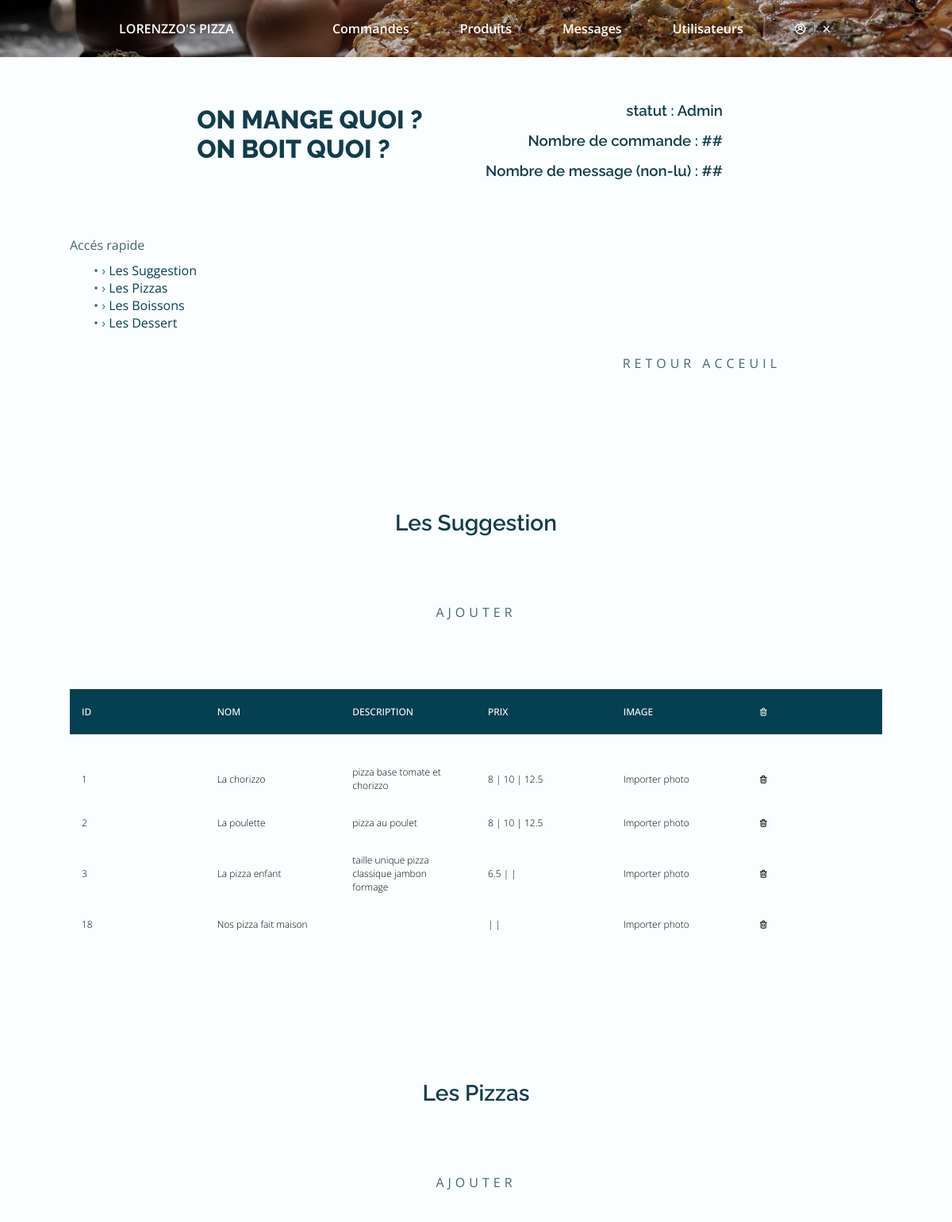
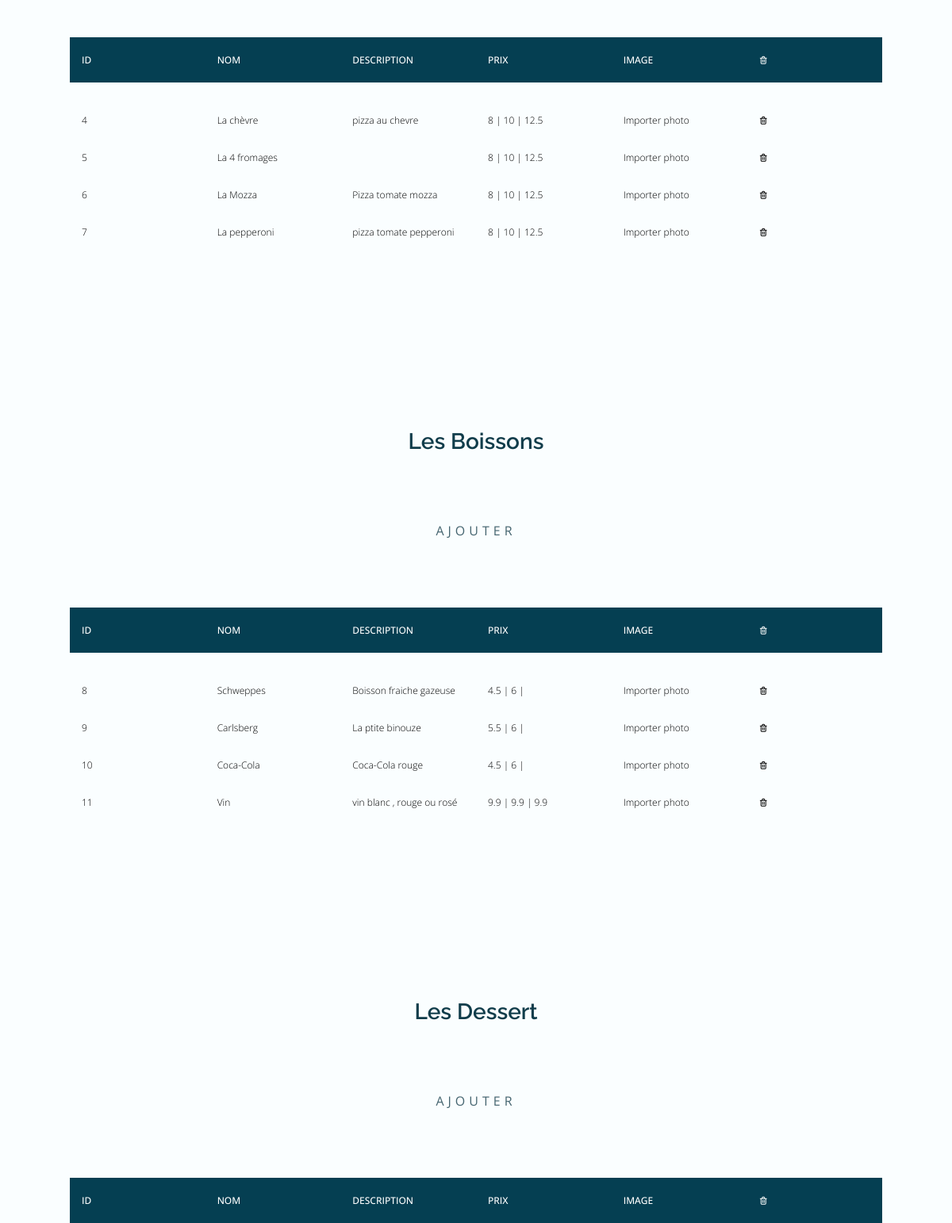
/admin-modifier-produit.php (upper part), run on an earlier commit of the app's database (2 pictures, top to bottom).
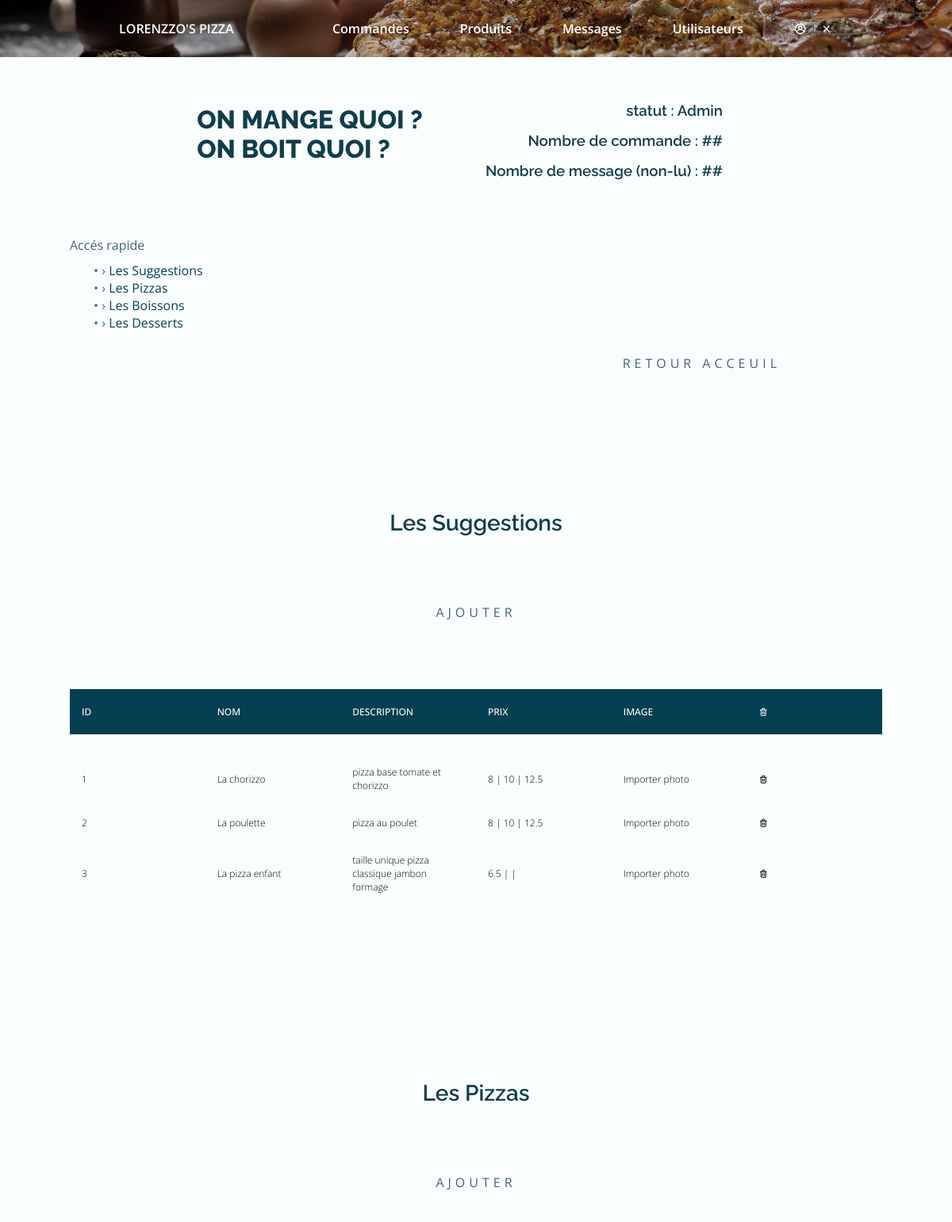
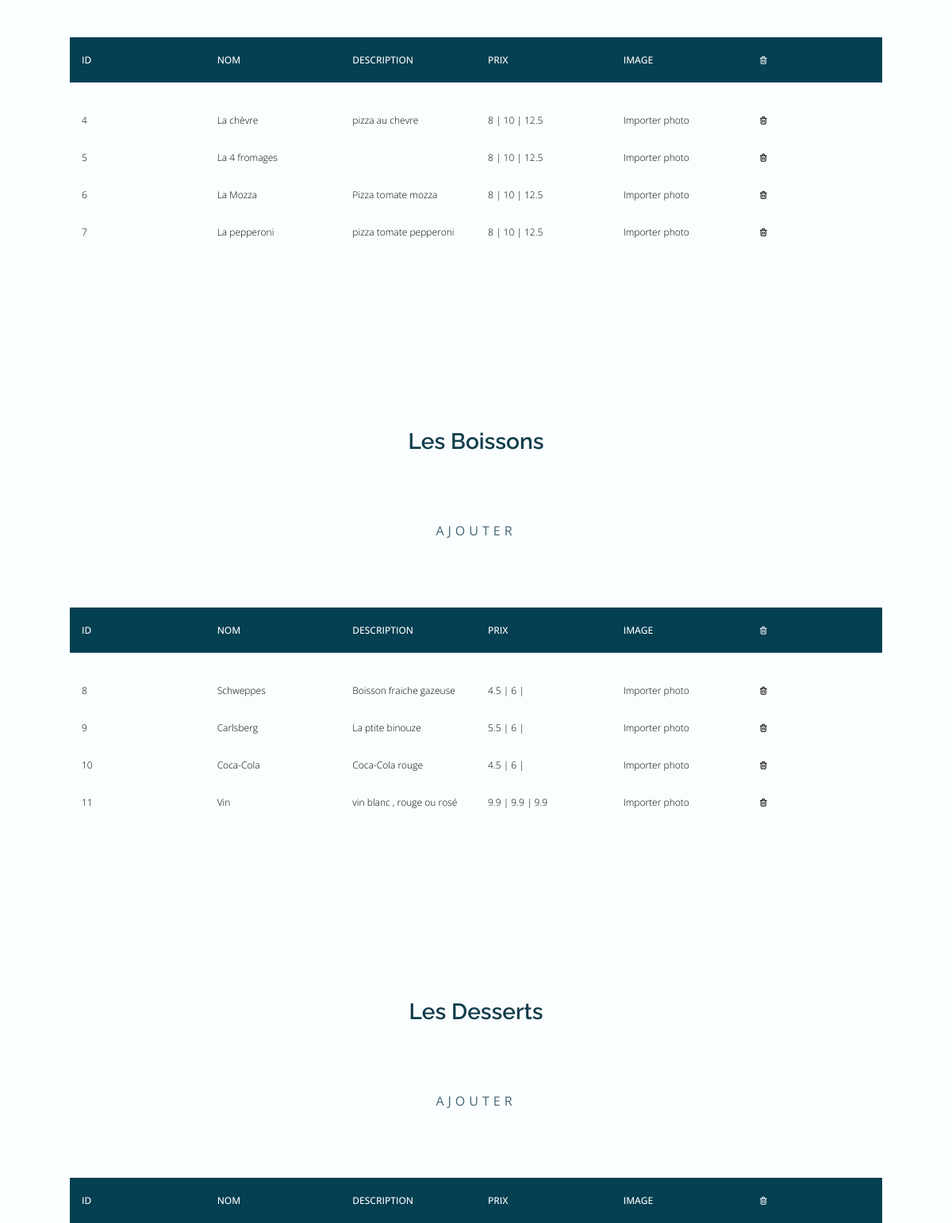
And on a later commit of the database (2 pictures, top to bottom).
### tables this page shows
CREATE TABLE IF NOT EXISTS `category` (
  `id` int NOT NULL AUTO_INCREMENT,
  `name` varchar(255) NOT NULL,
  PRIMARY KEY (`id`)
);

CREATE TABLE IF NOT EXISTS `produit` (
  `id` int NOT NULL AUTO_INCREMENT,
  `name` varchar(255) NOT NULL,
  `details` text NOT NULL,
  `img_path` varchar(255) NOT NULL,
  `category_id` int DEFAULT NULL,
  PRIMARY KEY (`id`),
  KEY `fk_product_category` (`category_id`)
);

### dbcontroller.php (called while the page is built, shortened)
<?php
class DBController {
    private $host = "localhost";
    private $user = "root";
    private $password = "";
    private $database = "lorenzzobd_dieug";
    private $conn;
    function __construct() {
        $this->conn = $this->connectDB();
    }
    function connectDB() {
        $conn = new PDO("mysql:host=" . $this->host . ";dbname=" . $this->database, $this->user, $this->password);
        return $conn;
    }
    function runQuery($query) {
        $result = $this->conn->query($query);
        while($row=$result->fetch(PDO::FETCH_ASSOC)) {
            $resultset[] = $row;
        }
        if(!empty($resultset))
            return $resultset;
    }
}
?>

### admin-modifier-produit.php (the view, shortened to what this page needs)
<?php include('base/head.php') ?>
<?php
    require_once ('dbcontroller.php');
    $db_handle = new DBcontroller();
?>
<?php include ('base/header-admin.php') ?>
<?php
    $admins = $db_handle->runQuery("SELECT * FROM admin");
    $admin=$admins[0];
    $categories = $db_handle->runQuery("SELECT * FROM category");
    $products = $db_handle->runQuery("SELECT * FROM produit");
?>
<section class="hero">
    <img src="assets/img/home1.jpg" alt="" class="hero__img">
</section>
<div class="product section">
    <div class="container grid">
        <div class="product__container container grid">
            <div class="product__info">
                <h1 class="product__info-title">On mange quoi ? <br>On boit quoi ?</h1>
            </div>
            <div class="product__data">
                <h3 class="product__data-title">statut : <?= $admin['poste'] ?></h3>
                <h3 class="product__data-title">Nombre de commande : ##</h3>
                <h3 class="product__data-title">Nombre de message (non-lu) : ##</h3>
            </div>
        </div>
        <div class="product__menu">
            <div>
                <span>Accés rapide</span>
            </div>
            <div class="product__menu-button">
             <?php   foreach($categories as $category){
                 $category['name']=str_replace("Nos", "Les", $category['name']);
                 ?><span>• › <a href="#<?= $category['name'] ?>"><?= $category['name'] ?></a></span> <br>
            <?php
             }
            ?>
            </div>
            <div class="product__button">
                <div class="button">
                    <a href="admin.php" class="button__title button__slide-effect">Retour Acceuil</a>
                </div>
            </div>
        </div>
    </div>
<section>
    <?php
        foreach($categories as $category){
            $category['name']=str_replace("Nos", "Les", $category['name']);
            $filteredProducts = array_filter($products, static function($product) use($category){
                if($product['category_id'] === $category['id']){
                    return $product;
                }
            });
    ?>
    <div class="container grid" id="<?= $category['name'] ?>">
        <h2 class="product__title section__title"><?= $category['name'] ?></h2>
        <div class="button">
            <a href="admin-ajouter.php" class="button__title button__slide-effect">ajouter</a>
        </div>
        <div class="product__table-header">
            <table cellpadding="0" cellspacing="0" border="0">
                <thead>
                <tr>
                    <th>ID</th>
                    <th>Nom</th>
                    <th>Description</th>
                    <th>Prix</th>
                    <th>Image</th>
                    <th><i class="uil uil-trash-alt"></i></th>
                </tr>
                </thead>
            </table>
        </div>
        <div class="product__table-content">
        <?php
            foreach($filteredProducts as $product){
                $id = $product["id"];
                $price = $db_handle->runQuery("SELECT price FROM price WHERE produit_id =$id")
        ?>
            <table cellpadding="0" cellspacing="0" border="0">
                <tbody>
                <tr>
                    <td><?= $product['id'] ?></td>
                    <td><?= $product['name'] ?></td>
                    <td><?= $product['details'] ?></td>
                    <td><?= $price[0]['price'] ?> | <?= $price[1]['price'] ?> | <?= $price[2]['price'] ?> </td>
                    <td>
                        <label for="upload-photo">Importer photo</label>
                    </td>
                    <td><i class="uil uil-trash-alt"></td>
                </tr>
                </tbody>
            </table>
            <?php
        };
        ?>
        </div>
        </div>
<?php
}
?>
</section>
<?php include ('base/script.php') ?>

What changed in the data, as far as the page shows it:
removed produit: id "18", name "Nos pizza fait maison", shown under category (number 1 of 4 on the later page)
changed category (number 1 of 4 on the later page): name "Les Suggestion" → "Les Suggestions"
changed category (number 4 of 4 on the later page): name "Les Dessert" → "Les Desserts"
